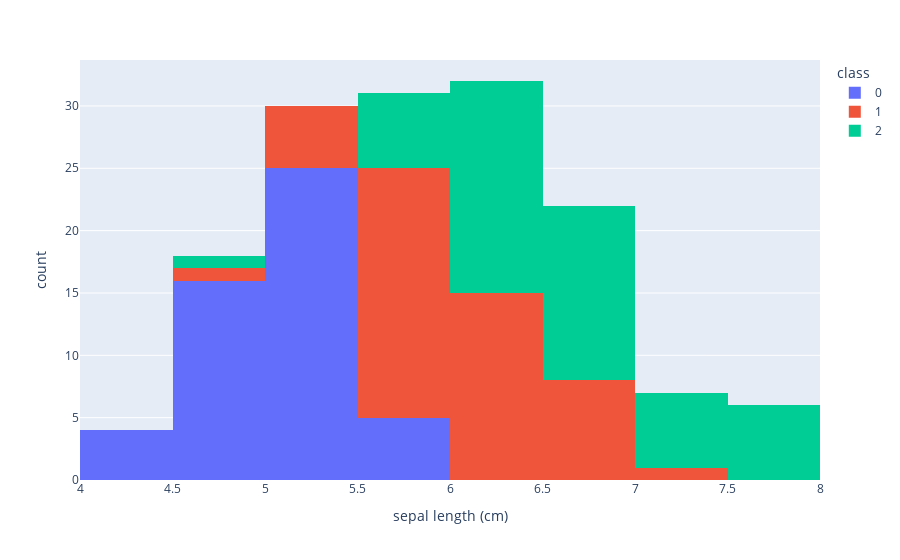

The notebook cell this image was saved under:
### Markdown cell above
### Посмотрим на `plotly.express`

### Code cell
px.histogram(data_frame=iris_df,x='sepal length (cm)',color='class')

### Figure 1 — Plotly figure (JSON) as saved in the notebook; plotly's stock layout.template omitted (floating-point values rounded to 4 significant figures)
{"data": [{"alignmentgroup": "True", "bingroup": "x", "hovertemplate": "class=0<br>sepal length (cm)=%{x}<br>count=%{y}<extra></extra>", "legendgroup": "0", "marker": {"color": "#636efa", "pattern": {"shape": ""}}, "name": "0", "offsetgroup": "0", "orientation": "v", "showlegend": true, "type": "histogram", "x": [5.1, 4.9, 4.7, 4.6, 5, 5.4, 4.6, 5, 4.4, 4.9, 5.4, 4.8, 4.8, 4.3, 5.8, 5.7, 5.4, 5.1, 5.7, 5.1, 5.4, 5.1, 4.6, 5.1, 4.8, 5, 5, 5.2, 5.2, 4.7, 4.8, 5.4, 5.2, 5.5, 4.9, 5, 5.5, 4.9, 4.4, 5.1, 5, 4.5, 4.4, 5, 5.1, 4.8, 5.1, 4.6, 5.3, 5], "xaxis": "x", "yaxis": "y"}, {"alignmentgroup": "True", "bingroup": "x", "hovertemplate": "class=1<br>sepal length (cm)=%{x}<br>count=%{y}<extra></extra>", "legendgroup": "1", "marker": {"color": "#EF553B", "pattern": {"shape": ""}}, "name": "1", "offsetgroup": "1", "orientation": "v", "showlegend": true, "type": "histogram", "x": [7, 6.4, 6.9, 5.5, 6.5, 5.7, 6.3, 4.9, 6.6, 5.2, 5, 5.9, 6, 6.1, 5.6, 6.7, 5.6, 5.8, 6.2, 5.6, 5.9, 6.1, 6.3, 6.1, 6.4, 6.6, 6.8, 6.7, 6, 5.7, 5.5, 5.5, 5.8, 6, 5.4, 6, 6.7, 6.3, 5.6, 5.5, 5.5, 6.1, 5.8, 5, 5.6, 5.7, 5.7, 6.2, 5.1, 5.7], "xaxis": "x", "yaxis": "y"}, {"alignmentgroup": "True", "bingroup": "x", "hovertemplate": "class=2<br>sepal length (cm)=%{x}<br>count=%{y}<extra></extra>", "legendgroup": "2", "marker": {"color": "#00cc96", "pattern": {"shape": ""}}, "name": "2", "offsetgroup": "2", "orientation": "v", "showlegend": true, "type": "histogram", "x": [6.3, 5.8, 7.1, 6.3, 6.5, 7.6, 4.9, 7.3, 6.7, 7.2, 6.5, 6.4, 6.8, 5.7, 5.8, 6.4, 6.5, 7.7, 7.7, 6, 6.9, 5.6, 7.7, 6.3, 6.7, 7.2, 6.2, 6.1, 6.4, 7.2, 7.4, 7.9, 6.4, 6.3, 6.1, 7.7, 6.3, 6.4, 6, 6.9, 6.7, 6.9, 5.8, 6.8, 6.7, 6.7, 6.3, 6.5, 6.2, 5.9], "xaxis": "x", "yaxis": "y"}], "layout": {"barmode": "relative", "legend": {"title": {"text": "class"}, "tracegroupgap": 0}, "margin": {"t": 60}, "xaxis": {"anchor": "y", "domain": [0, 1], "title": {"text": "sepal length (cm)"}}, "yaxis": {"anchor": "x", "domain": [0, 1], "title": {"text": "count"}}}}
